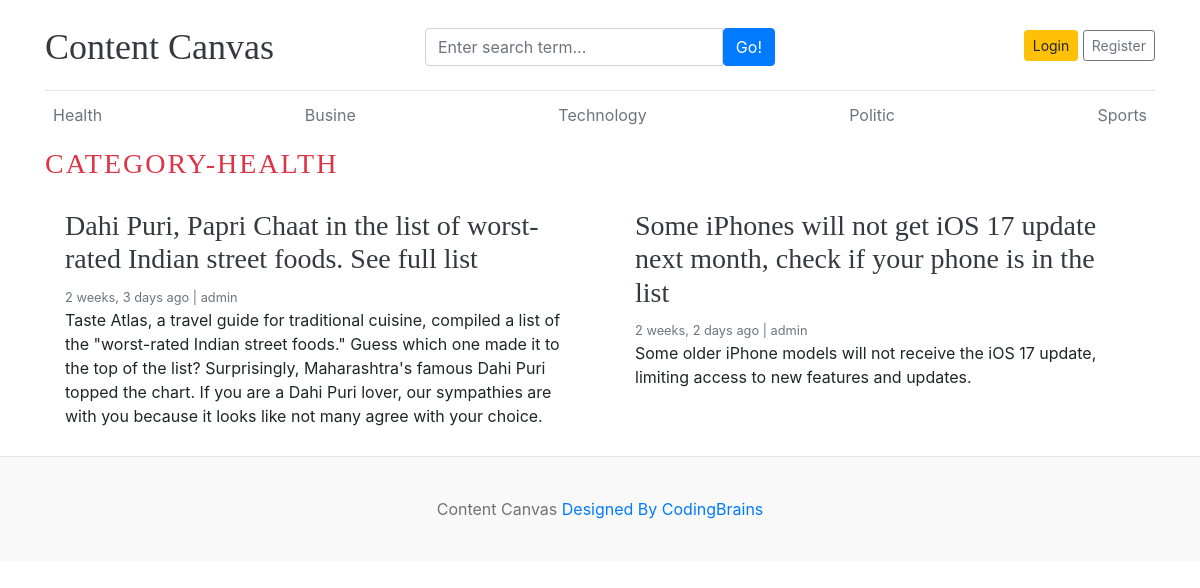
The app's page /category/4/ with its own data.
### blog/models.py (models this page shows, shortened)
class Category(models.Model):
    category_name=models.CharField(max_length=50,unique=True)
    created_at=models.DateTimeField(auto_now_add=True)
    updated_at=models.DateTimeField(auto_now=True)
    class Meta:
        verbose_name_plural='categories'
    def __str__(self):
        return self.category_name

class Blog(models.Model):
    title=models.CharField(max_length=100)
    slug=models.SlugField(max_length=100)
    category=models.ForeignKey(Category,on_delete=models.CASCADE)
    author=models.ForeignKey(User,on_delete=models.CASCADE)
    featured_image=models.ImageField(upload_to='uploads/%y/%m/%d')
    short_description=models.TextField(max_length=500,default=None)
    blog_body=models.TextField(max_length=2000)
    status=models.CharField(max_length=20,choices=STATUS_CHOICES,default="Draft")
    is_featured=models.BooleanField(default=True)
    created_at=models.DateTimeField(auto_now_add=True)
    updated_at=models.DateTimeField(auto_now=True)

### blog/views.py (the view)
# urls.py: path('<int:category_id>/',views.posts_by_category,name='posts_by_category')
def posts_by_category(request,category_id):
    posts=Blog.objects.filter(status='Published',category=category_id)
    try:
      category=Category.objects.get(pk=category_id)
    except:
       return redirect('home')
    context={
        'posts':posts,
        'category':category
    }
    return render(request,'posts_by_category.html',context)

### blog/context_processors.py (called while the page is built)
def get_categories(request):
    categories=Category.objects.all()
    return dict(categories=categories)

def get_social_links(request):
    social_links=SocialLink.objects.all()
    return dict(social_links=social_links)

### templates/posts_by_category.html (shortened to what this page needs)
{% extends "base.html" %}
{% block content %}
  <h3 class="text-uppercase text-danger" style="letter-spacing:2px;">Category-{{category}}</h3>
  <div class="row mb-2">
    {% if posts %}
    {% for post in posts  %}
    <div class="col-md-6">
      <div class="card border-0" >
        <div class="card-body">
          <h3><a href="{% url 'blogs' post.slug %}" class="text-dark">{{post.title}}</a></h3>
          <small class="mb-1 text-muted">{{post.created_at | timesince}} ago | {{post.author}}</small>
          <p class="card-text">{{post.short_description}}</p>
        </div>
      </div>
    </div>
    {% endfor %}
    {% else %}
    <p> No Posts Found </p>
    {% endif %}
  </div>
</div>
{% endblock %}

### templates/base.html (shortened to what this page needs)
{% load static %}
<!DOCTYPE html>
<html lang="en">
<head>
    <link href="https://getbootstrap.com/docs/4.0/dist/css/bootstrap.min.css" rel="stylesheet">
    <link href="{% static 'css/cc.css' %}" rel="stylesheet">
    <link rel="stylesheet" href="https://cdnjs.cloudflare.com/ajax/libs/font-awesome/4.7.0/css/font-awesome.min.css">
  </head>
<body>
    <div class="container">
      <header class="blog-header py-3">
        <div class="row flex-nowrap justify-content-between align-items-center">
          <div class="col-4 pt-1">
            <a class="blog-header-logo text-dark" href="/">Content Canvas</a>
          </div>
          <div class="col-4 pt-1">
                <form action={% url "search" %} method="GET">
                <div class="input-group">
                    <input class="form-control" type="text" name="keyword" value="{{keyword}}" placeholder="Enter search term..." aria-label="Enter search term..." aria-describedby="button-search" />
                    <button type="submit" class="btn btn-primary" id="button-search" type="button">Go!</button>
                </div>
              </form>
          </div>
          {% if not user.is_authenticated %}
          <div class="col-4 d-flex justify-content-end align-items-center">
            <a class="btn btn-sm btn-warning" href="{% url 'login' %}">Login</a> &nbsp;
            <a class="btn btn-sm btn-outline-secondary" href="{% url 'register' %}">Register</a>
          </div>
          {% else %}
          <span><a href="{% url 'dashboard' %}">Dashboard</a> <span>
          <span><a href="{% url 'logout' %}"> Logout</a></span>
          {% endif %}
        </div>
      </header>
      <div class="nav-scroller py-1 mb-2">
        <nav class="nav d-flex justify-content-between">
          {% for cat in categories %}
          <a class="p-2 text-muted" href="{% url 'posts_by_category' cat.id %}">{{cat.category_name}}</a>
          {% endfor %}
        </nav>
      </div>
{% block content %}
{% endblock  %}
<footer class="blog-footer">
    <p>Content Canvas  <a href="#">Designed By CodingBrains</a></p>
  </footer>
  </body>
  </html>

### contentcanvas/static/css/cc.css (style rules this page uses)
.blog-header { border-bottom: 1px solid #e5e5e5; }
.blog-header-logo { font-family: "Playfair Display", Georgia, "Times New Roman", serif; font-size: 2.25rem; }
h1, h2, h3, h4, h5, h6 { font-family: "Playfair Display", Georgia, "Times New Roman", serif; }
.blog-footer { padding: 2.5rem 0; color: #727272; text-align: center; background-color: #f9f9f9; border-top: .05rem solid #e5e5e5; }
.blog-footer p:last-child { margin-bottom: 0; }

### records on screen
Category: category_name "Health", category_name "HEALTH"
Category: category_name "Busine"
Category: category_name "Technology"
Category: category_name "Politic"
Category: category_name "Sports"
Blog: title "Dahi Puri, Papri Chaat in the list of worst-rated Indian street foods. See full list", created_at "2 weeks, 3 days", author "admin", short_description "Taste Atlas, a travel guide for traditional cuisine, compiled a list of the \"worst-rated Indian street foods.\" Guess which one made it to the top of the list? Surprisingly, Maharashtra's famous Dahi Puri topped the chart. If you are a Dahi Puri lover, our sympathies are with you because it looks like not many agree with your choice."
Blog: title "Some iPhones will not get iOS 17 update next month, check if your phone is in the list", created_at "2 weeks, 2 days", author "admin", short_description "Some older iPhone models will not receive the iOS 17 update, limiting access to new features and updates."
